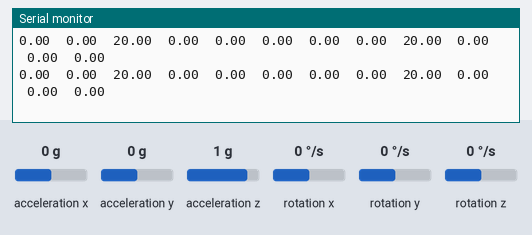
Recording of a sketch running on a simulated Arduino Uno, built with avr-gcc and run on an emulated ATmega328P. Parts: the last lines printed to the serial monitor. Wiring (inferred from the names in the program): MPU-6050 motion sensor at I2C address 0x68; MPU-6050 motion sensor at I2C address 0x69. The inputs (shaded band) are chosen by the test bench; at power-on: acceleration x 0 g, acceleration y 0 g, acceleration z 1 g, rotation x 0 °/s, rotation y 0 °/s, rotation z 0 °/s.

Above: at 2.2 s.
2.3 s: acceleration x set to 0.8 g
At 2.34 s:
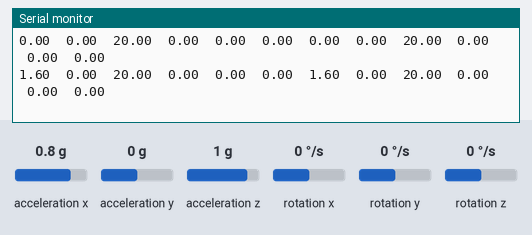
5.3 s: acceleration y set to -1.4 g
At 5.36 s:
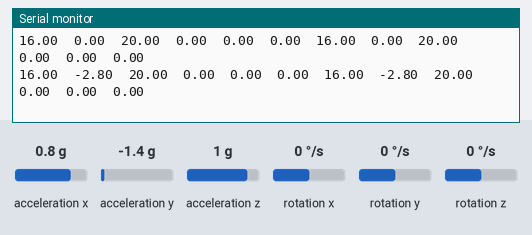
8.3 s: acceleration z set to -1.4 g
At 8.35 s:
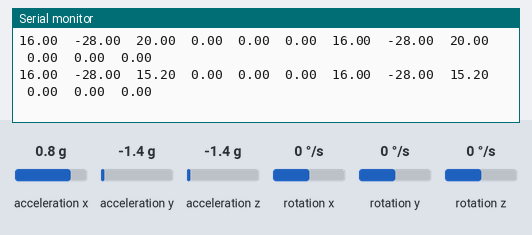
11.3 s: rotation x set to -192 °/s
At 11.46 s:
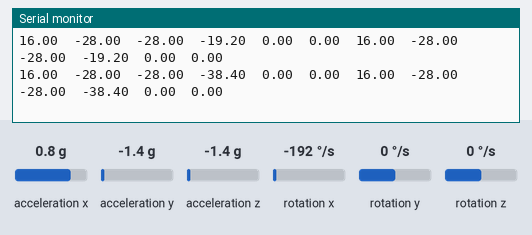
14.3 s: rotation y set to -192 °/s
At 14.5 s:
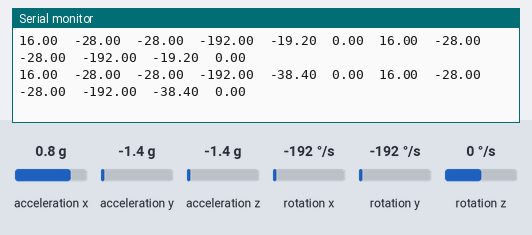
17.3 s: rotation z set to -192 °/s
At 20.36 s:
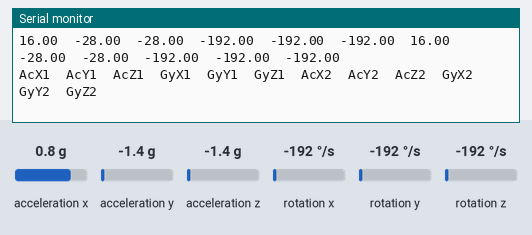
Timing chart, 0 to 21.3 s (numbered marks = the images above; inputs shaded):
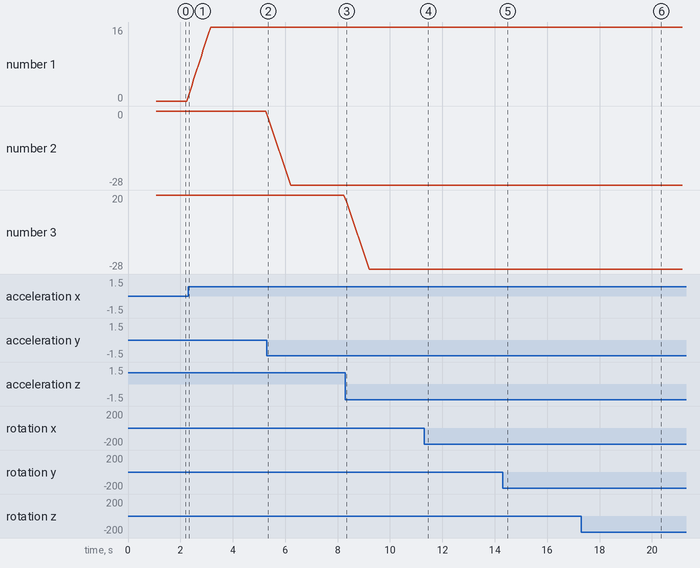

Measured:
- after the input at 2.3 s, the serial monitor: prints a new line at once (image 1)
- after the input at 5.3 s, the serial monitor: prints a new line after 0.05 s (image 2)
- after the input at 8.3 s, the serial monitor: prints a new line at once (image 3)
- after the input at 11.3 s, the serial monitor: prints a new line after 0.05 s (image 4)
- after the input at 14.3 s, the serial monitor: prints a new line after 0.09 s (image 5)
- after the input at 17.3 s, the serial monitor: prints a new line at once (image 6)
- plotted number 1: 0 → 16 after the input at 2.3 s
- plotted number 2: 0 → -28 after the input at 5.3 s

The sketch:

Ac_calibration.ino
```cpp
#include <Wire.h>

// === MPU6050 I2C Addresses ===
const int MPU1 = 0x68;  // AD0 -> GND
const int MPU2 = 0x69;  // AD0 -> 3.3V

// === Moving average window size ===
const int SMOOTH_WINDOW = 10;

// === Buffers for MPU1 ===
int16_t AcXBuffer1[SMOOTH_WINDOW];
int16_t AcYBuffer1[SMOOTH_WINDOW];
int16_t AcZBuffer1[SMOOTH_WINDOW];
int16_t GyXBuffer1[SMOOTH_WINDOW];
int16_t GyYBuffer1[SMOOTH_WINDOW];
int16_t GyZBuffer1[SMOOTH_WINDOW];
int indexBuf1 = 0;
bool bufferFilled1 = false;

// === Buffers for MPU2 ===
int16_t AcXBuffer2[SMOOTH_WINDOW];
int16_t AcYBuffer2[SMOOTH_WINDOW];
int16_t AcZBuffer2[SMOOTH_WINDOW];
int16_t GyXBuffer2[SMOOTH_WINDOW];
int16_t GyYBuffer2[SMOOTH_WINDOW];
int16_t GyZBuffer2[SMOOTH_WINDOW];
int indexBuf2 = 0;
bool bufferFilled2 = false;

// === Scaling gain ===
float gain = 20.0; // amplify motion for servo control

// Timer for header reprint
unsigned long lastHeaderTime = 0;

void setup() {
  Wire.begin();
  Wire.setClock(100000); // standard I2C speed (safe for dual MPU)

  // Initialize MPU1
  Wire.beginTransmission(MPU1);
  Wire.write(0x6B);
  Wire.write(0);
  Wire.endTransmission(true);

  // Initialize MPU2
  Wire.beginTransmission(MPU2);
  Wire.write(0x6B);
  Wire.write(0);
  Wire.endTransmission(true);

  Serial.begin(9600);
  delay(1000);

  // Print header for Serial Plotter
  printHeader();
}

void loop() {
  float AcX1, AcY1, AcZ1, GyX1, GyY1, GyZ1;
  float AcX2, AcY2, AcZ2, GyX2, GyY2, GyZ2;

  // Read both sensors
  GetMpuValue(MPU1,
              AcX1, AcY1, AcZ1,
              GyX1, GyY1, GyZ1,
              AcXBuffer1, AcYBuffer1, AcZBuffer1,
              GyXBuffer1, GyYBuffer1, GyZBuffer1,
              indexBuf1, bufferFilled1);

  GetMpuValue(MPU2,
              AcX2, AcY2, AcZ2,
              GyX2, GyY2, GyZ2,
              AcXBuffer2, AcYBuffer2, AcZBuffer2,
              GyXBuffer2, GyYBuffer2, GyZBuffer2,
              indexBuf2, bufferFilled2);

  // Convert accelerometer readings to g-units
  AcX1 = (AcX1 / 16384.0) * gain;
  AcY1 = (AcY1 / 16384.0) * gain;
  AcZ1 = (AcZ1 / 16384.0) * gain;

  AcX2 = (AcX2 / 16384.0) * gain;
  AcY2 = (AcY2 / 16384.0) * gain;
  AcZ2 = (AcZ2 / 16384.0) * gain;

  // Convert gyro readings to degrees/sec
  GyX1 /= 131.0;
  GyY1 /= 131.0;
  GyZ1 /= 131.0;

  GyX2 /= 131.0;
  GyY2 /= 131.0;
  GyZ2 /= 131.0;

  // --- Output all 12 values in one clean line ---
  Serial.print(AcX1); Serial.print("\t");
  Serial.print(AcY1); Serial.print("\t");
  Serial.print(AcZ1); Serial.print("\t");
  Serial.print(GyX1); Serial.print("\t");
  Serial.print(GyY1); Serial.print("\t");
  Serial.print(GyZ1); Serial.print("\t");
  Serial.print(AcX2); Serial.print("\t");
  Serial.print(AcY2); Serial.print("\t");
  Serial.print(AcZ2); Serial.print("\t");
  Serial.print(GyX2); Serial.print("\t");
  Serial.print(GyY2); Serial.print("\t");
  Serial.println(GyZ2);

  Serial.flush(); // ensure complete line before next update

  // Reprint header every 5 seconds (helps if plotter is reopened)
  if (millis() - lastHeaderTime > 5000) {
    printHeader();
    lastHeaderTime = millis();
  }

  delay(20); // ~50Hz refresh
}

// --- Helper: Print the 12-column header line ---
void printHeader() {
  Serial.println("AcX1\tAcY1\tAcZ1\tGyX1\tGyY1\tGyZ1\tAcX2\tAcY2\tAcZ2\tGyX2\tGyY2\tGyZ2");
  Serial.flush();
}

// --- Helper: Read + Smooth Accel & Gyro Data ---
void GetMpuValue(
  const int MPU,
  float &AcX, float &AcY, float &AcZ,
  float &GyX, float &GyY, float &GyZ,
  int16_t *bufX, int16_t *bufY, int16_t *bufZ,
  int16_t *gBufX, int16_t *gBufY, int16_t *gBufZ,
  int &idx, bool &filled
) {
  // --- Accelerometer ---
  Wire.beginTransmission(MPU);
  Wire.write(0x3B);
  Wire.endTransmission(false);
  Wire.requestFrom(MPU, 6, true);
  int16_t rawX = Wire.read() << 8 | Wire.read();
  int16_t rawY = Wire.read() << 8 | Wire.read();
  int16_t rawZ = Wire.read() << 8 | Wire.read();

  // --- Gyroscope ---
  Wire.beginTransmission(MPU);
  Wire.write(0x43);
  Wire.endTransmission(false);
  Wire.requestFrom(MPU, 6, true);
  int16_t rawGX = Wire.read() << 8 | Wire.read();
  int16_t rawGY = Wire.read() << 8 | Wire.read();
  int16_t rawGZ = Wire.read() << 8 | Wire.read();

  // Store in circular buffers
  bufX[idx] = rawX; bufY[idx] = rawY; bufZ[idx] = rawZ;
  gBufX[idx] = rawGX; gBufY[idx] = rawGY; gBufZ[idx] = rawGZ;

  idx++;
  if (idx >= SMOOTH_WINDOW) {
    idx = 0;
    filled = true;
  }

  // Compute moving averages
  long sumX=0, sumY=0, sumZ=0;
  long sumGX=0, sumGY=0, sumGZ=0;
  int count = filled ? SMOOTH_WINDOW : idx;

  for (int i=0; i<count; i++) {
    sumX  += bufX[i];
    sumY  += bufY[i];
    sumZ  += bufZ[i];
    sumGX += gBufX[i];
    sumGY += gBufY[i];
    sumGZ += gBufZ[i];
  }

  AcX = (float)sumX / count;
  AcY = (float)sumY / count;
  AcZ = (float)sumZ / count;
  GyX = (float)sumGX / count;
  GyY = (float)sumGY / count;
  GyZ = (float)sumGZ / count;
}
```
